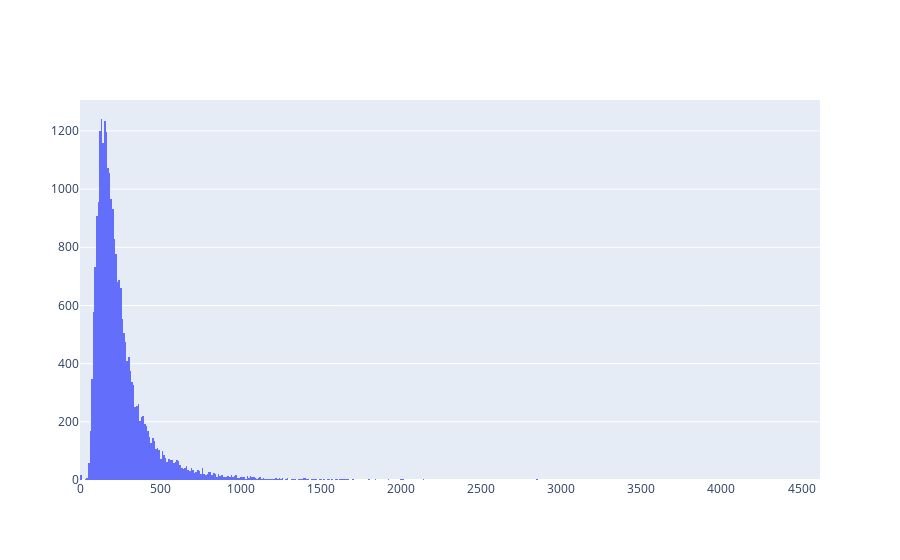

Notebook code cell kept with this figure:
### Code cell
'''
The histogram is shifted to the right. This means that there are a lot of abnormal volumes.
'''
fig = go.Figure()
fig.add_trace(go.Histogram(x=data.volume, name='Volume'))
fig.show()

### Figure 1 — Plotly figure (JSON) as saved in the notebook; plotly's stock layout.template omitted (floating-point values rounded to 4 significant figures; data arrays with more than 128 entries replaced by an {"elided": "..."} marker saying what was removed)
{"data": [{"name": "Volume", "type": "histogram", "x": {"elided": "25802 float values"}}], "layout": {}}
